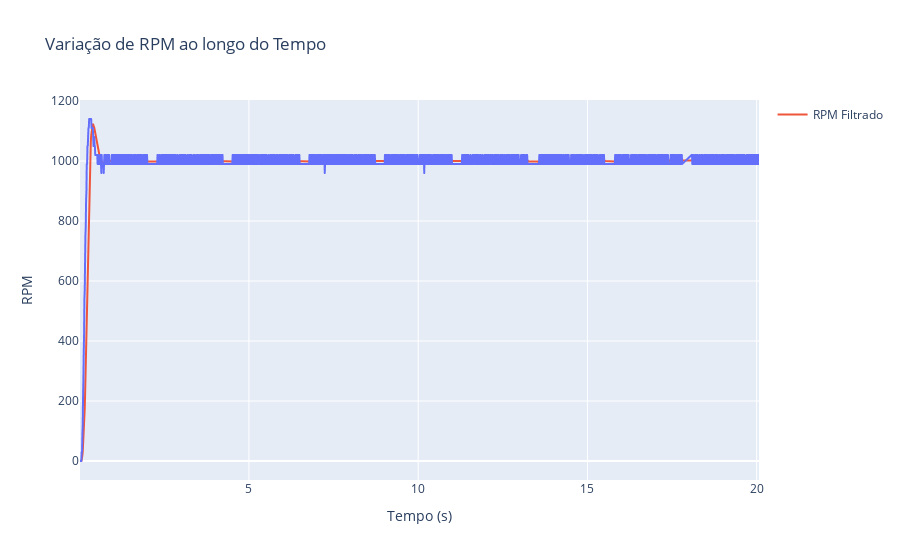

The code cell stored with this chart in its notebook:
### Code cell
window_size = 15
dados['dados_filtrados'] = dados['RPM'].rolling(window=window_size, min_periods=1).mean()


plt.figure(figsize=(10, 6))
plt.plot(dados['Tempo (s)'], dados['RPM'], label='Dados Originais')
plt.plot(dados['Tempo (s)'], dados['dados_filtrados'], label='Dados Filtrados (Média Móvel)')
plt.xlabel('Tempo (s)')
plt.ylabel('RPM')
plt.title('Dados Originais vs Dados Filtrados')
plt.legend()
plt.grid(True)
plt.tight_layout()
plt.show()


fig = px.line(dados, x='Tempo (s)', y='RPM', title='Variação de RPM ao longo do Tempo')
fig.add_scatter(x=dados['Tempo (s)'], y=dados['dados_filtrados'], mode='lines', name='RPM Filtrado')
fig.update_xaxes(title='Tempo (s)')
fig.update_yaxes(title='RPM')
fig.show()

### Figure 1 — Plotly figure (JSON) as saved in the notebook; plotly's stock layout.template omitted (floating-point values rounded to 4 significant figures; data arrays with more than 128 entries replaced by an {"elided": "..."} marker saying what was removed)
{"data": [{"hovertemplate": "Tempo (s)=%{x}<br>RPM=%{y}<extra></extra>", "legendgroup": "", "line": {"color": "#636efa", "dash": "solid"}, "marker": {"symbol": "circle"}, "mode": "lines", "name": "", "showlegend": false, "type": "scattergl", "x": {"elided": "1800 float values"}, "xaxis": "x", "y": {"elided": "1800 int values"}, "yaxis": "y"}, {"mode": "lines", "name": "RPM Filtrado", "type": "scatter", "x": {"elided": "1800 float values"}, "y": {"elided": "1800 float values"}}], "layout": {"legend": {"tracegroupgap": 0}, "title": {"text": "Variação de RPM ao longo do Tempo"}, "xaxis": {"anchor": "y", "domain": [0, 1], "title": {"text": "Tempo (s)"}}, "yaxis": {"anchor": "x", "domain": [0, 1], "title": {"text": "RPM"}}}}
